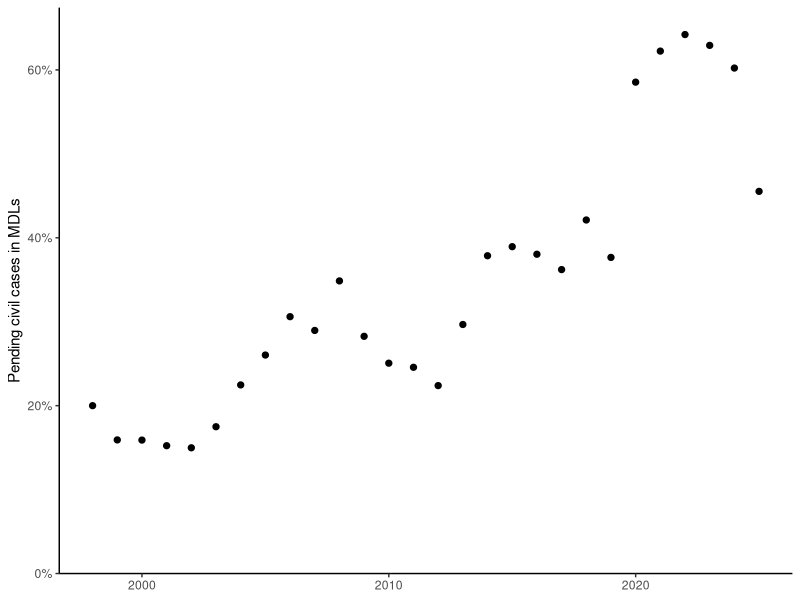

Reproduce this figure in R.
## ---- chunk 1
#| label: fig-mdl-share
#| fig-cap: "Actions pending in MDL proceedings as a share of all pending federal civil cases, as of September 30 of each year, 1998--2025. The 2020--2024 surge reflects the 3M Combat Arms earplug MDL, whose more than 200,000 directly filed cases are counted in both figures. Sources: Admin. Off. of the U.S. Cts., *Judicial Business of the United States Courts* tbls. S-20, C-1 (1998--2025)."
#| echo: false
#| fig-width: 6.5
#| fig-height: 3.5
library(ggplot2)

mdl <- read.csv("data/mdl_share.csv")

ggplot(mdl, aes(year, pct_mdl)) +
  geom_point(size = 1.8) +
  scale_y_continuous(limits = c(0, NA), labels = function(x) paste0(x, "%"),
                     expand = expansion(mult = c(0, 0.05))) +
  labs(x = NULL, y = "Pending civil cases in MDLs") +
  theme_classic(base_size = 11)
